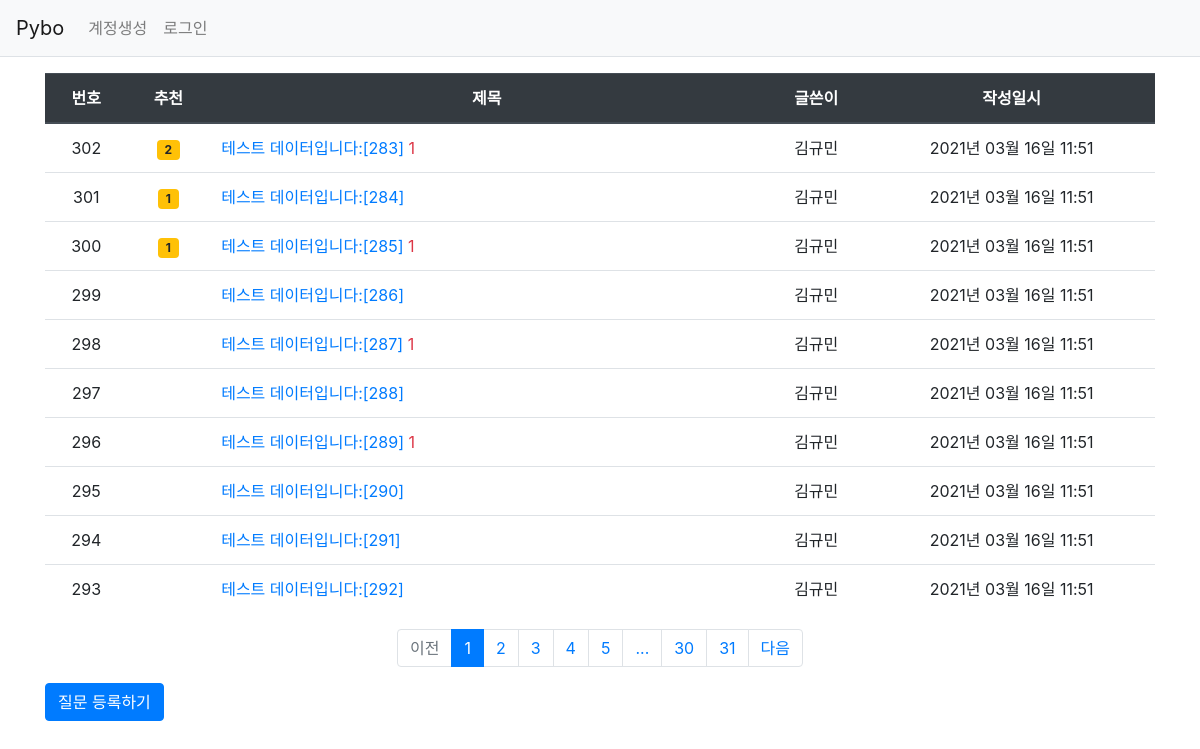
The page /question/list on the database its author committed.
### pybo/models.py (models this page shows)
class Question(db.Model):
    id = db.Column(db.Integer, primary_key=True)
    subject = db.Column(db.String(200), nullable=False)
    content = db.Column(db.Text(), nullable=False)
    create_date = db.Column(db.DateTime(), nullable=False)
    user_id = db.Column(db.Integer, db.ForeignKey('user.id', ondelete='CASCADE'), nullable=False)
    user = db.relationship('User', backref=db.backref('question_set'))
    modify_date = db.Column(db.DateTime(), nullable=True)
    voter = db.relationship('User', secondary=question_voter, backref=db.backref('question_voter_set'))

class User(db.Model):
    id = db.Column(db.Integer, primary_key=True)
    username = db.Column(db.String(150), unique=True, nullable=False)
    password = db.Column(db.String(200), nullable=False)
    email = db.Column(db.String(120), unique=True, nullable=False)

### pybo/views/question_views.py (the view)
@bp.route('/list')
def _list():
    page = request.args.get('page', type=int, default=1)  # 페이지
    question_list = Question.query.order_by(Question.create_date.desc())
    question_list = question_list.paginate(page, per_page=10)
    return render_template('question/question_list.html', question_list=question_list)

### pybo/filter.py (called while the page is built)
def format_datetime(value, fmt='%Y년 %m월 %d일 %H:%M'):
    return value.strftime(fmt)

### pybo/views/auth_views.py (called while the page is built)
@bp.before_app_request
def load_logged_in_user():
    user_id = session.get('user_id')
    if user_id is None:
        g.user = None
    else:
        g.user = User.query.get(user_id)

### pybo/templates/question/question_list.html
{% extends 'base.html' %}
{% block content %}
<div class="container my-3">
    <table class="table">
        <thead>
        <tr class="text-center thead-dark">
            <th>번호</th>
            <th>추천</th>
            <th style="width:50%">제목</th>
            <th>글쓴이</th>
            <th>작성일시</th>
        </tr>
        </thead>
        <tbody>
        {% if question_list %}
        {% for question in question_list.items %}
        <tr class="text-center">
            <td>{{ question_list.total - ((question_list.page-1) * question_list.per_page) - loop.index0 }}</td>
            <td>
                {% if question.voter|length > 0 %}
                <span class="badge badge-warning px-2 py-1">{{ question.voter|length }}</span>
                {% endif %}
            </td>
            <td class="text-left">
                <a href="{{ url_for('question.detail', question_id=question.id) }}">{{ question.subject }}</a>
                {% if question.answer_set|length > 0 %}
                <span class="text-danger" small m1-2">{{ question.answer_set|length }}</span>
                {% endif %}
            </td>
            <td>{{ question.user.username }}</td>
            <td>{{ question.create_date|datetime }}</td>
        </tr>
        {% endfor %}
        {% else %}
        <tr>
            <td colspan="3">질문이 없습니다.</td>
        </tr>
        {% endif %}
        </tbody>
    </table>
    <ul class="pagination justify-content-center">
        {% if question_list.has_prev %}
        <li class="page-item">
            <a class="page-link" href="?page={{ question_list.prev_num }}">이전</a>
        </li>
        {% else %}
        <li class="page-item disabled">
            <a class="page-link" tabindex="-1" aria-disabled="true" href="#">이전</a>
        </li>
        {% endif %}
        {% for page_num in question_list.iter_pages() %}
            {% if page_num %}
                {% if page_num != question_list.page %}
                <li class="page-item">
                    <a class="page-link" href="?page={{ page_num }}">{{ page_num }}</a>
                </li>
                {% else %}
                <li class="page-item active" aria-current="page">
                    <a class="page-link" href="#">{{ page_num }}</a>
                </li>
                {% endif %}
           {% else %}
                <li class="disabled">
                    <a class="page-link" href="#">...</a>
                </li>
           {% endif %}
        {% endfor %}
        {% if question_list.has_next %}
        <li class="page-item">
            <a class="page-link" href="?page={{ question_list.next_num }}">다음</a>
        </li>
        {% else %}
        <li class="page-item disabled">
            <a class="page-link" tabindex="-1" aria-disabled="true" href="#">다음</a>
        </li>
        {% endif %}
    </ul>
    <a href="{{ url_for('question.create') }}" class="btn btn-primary">질문 등록하기</a>
</div>
{% endblock %}

### rows shown on the page
Question: total "302", voter|length "2", subject "테스트 데이터입니다:[283]", answer_set|length "1", user.username "김규민", create_date "2021년 03월 16일 11:51"
Question: total "301", voter|length "1", subject "테스트 데이터입니다:[284]", user.username "김규민", create_date "2021년 03월 16일 11:51"
Question: total "300", voter|length "1", subject "테스트 데이터입니다:[285]", answer_set|length "1", user.username "김규민", create_date "2021년 03월 16일 11:51"
Question: total "299", subject "테스트 데이터입니다:[286]", user.username "김규민", create_date "2021년 03월 16일 11:51"
Question: total "298", subject "테스트 데이터입니다:[287]", answer_set|length "1", user.username "김규민", create_date "2021년 03월 16일 11:51"
Question: total "297", subject "테스트 데이터입니다:[288]", user.username "김규민", create_date "2021년 03월 16일 11:51"
Question: total "296", subject "테스트 데이터입니다:[289]", answer_set|length "1", user.username "김규민", create_date "2021년 03월 16일 11:51"
Question: id "295", subject "테스트 데이터입니다:[290]", user.username "김규민", create_date "2021년 03월 16일 11:51"
Question: total "294", subject "테스트 데이터입니다:[291]", user.username "김규민", create_date "2021년 03월 16일 11:51"
Question: total "293", subject "테스트 데이터입니다:[292]", user.username "김규민", create_date "2021년 03월 16일 11:51"

### other values the page prints
{{ page_num }} "1"
{{ page_num }} "2" "3" "4" "5" "30" "31"
